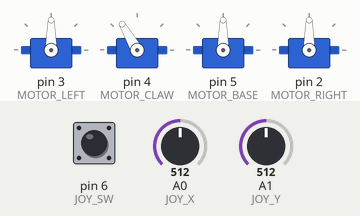
Bench run of a sketch on a simulated Arduino Uno, built with avr-gcc and run on an emulated ATmega328P. Parts: 4 × servo. The inputs (shaded band) are chosen by the test bench; at power-on: A1 (JOY_Y) = 512, A0 (JOY_X) = 512, pin 6 (JOY_SW) HIGH.

Above: at 1.2 s.
1.3 s: A1 (JOY_Y) set to 588
2.8 s: A1 (JOY_Y) set to 618
At 5.0 s:
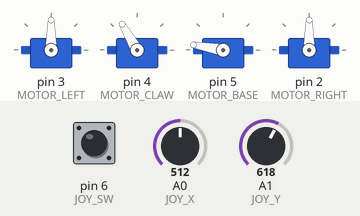
5.8 s: A0 (JOY_X) set to 412
7.3 s: A0 (JOY_X) set to 383
At 8.1 s:
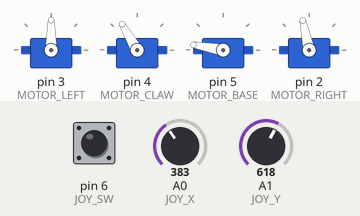
10.3 s: pin 6 (JOY_SW) pulled LOW for 0.15 s
At 10.36 s:
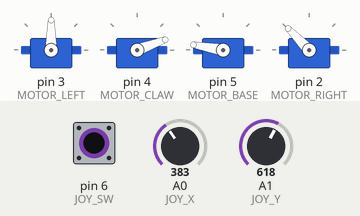
13.3 s: A0 (JOY_X) set to 587
At 13.3 s:
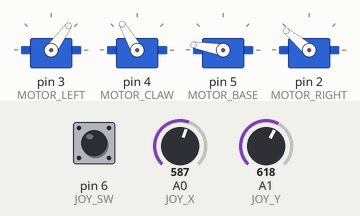
14.8 s: A0 (JOY_X) set to 619
At 15.59 s:
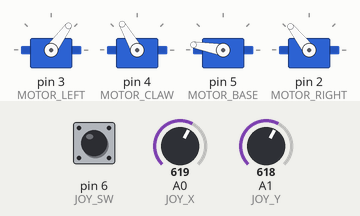
Timing chart, 0 to 18.8 s (numbered marks = the images above; inputs shaded):
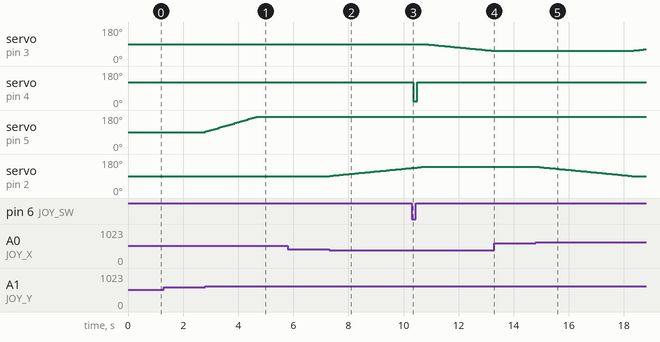

The sketch:

MeArm_1.0.ino
```cpp
#include <Servo.h>

#define JOY_SW      6
#define JOY_Y       A1
#define JOY_X       A0
#define JOY_TL_MAX  600
#define JOY_TL_MIN  400

#define MOTOR_LEFT  3
#define MOTOR_RIGHT 2
#define MOTOR_BASE  5
#define MOTOR_CLAW  4

#define CERRADA     120
#define ABIERTA     20

#define SPEED_ARM   20    // Lower values -> faster
#define SPEED_BASE  50    // Lower values -> faster
#define BASE_MIN    10
#define BASE_MAX    170
#define START_L_ARM 90
#define START_R_ARM 90
#define START_BASE  90
#define END_L_ARM   50
#define END_R_ARM   140


Servo base;
Servo pinca;
Servo bracR;
Servo bracL;
int pos_base = 90;
int pos_rt = 90;
int pos_lt = 90;


void setup(){
  bracL.attach(MOTOR_LEFT);
  pinca.attach(MOTOR_CLAW);
  base.attach(MOTOR_BASE);
  bracR.attach(MOTOR_RIGHT);
  base.write(pos_base);
  pinca.write(CERRADA);
  bracR.write(pos_rt);
  bracL.write(pos_lt);
  pinMode(JOY_SW, INPUT_PULLUP);
  Serial.begin(9600);
}

void loop() {
  //Base-->
  if(analogRead(JOY_Y)>JOY_TL_MAX){
    pos_base = pos_base+3;
      if(pos_base>=BASE_MAX){
      pos_base = BASE_MAX;
      }
    base.write(pos_base);
    delay(SPEED_BASE);
  }

  if(analogRead(JOY_Y)<JOY_TL_MIN){
    pos_base = pos_base-3;
      if(pos_base<=BASE_MIN){
        pos_base = BASE_MIN;
      }
    base.write(pos_base);
    delay(SPEED_BASE);
  }

  //<---Base

  //---------------------------------------------------------------------------
  //Claw
  //---------------------------------------------------------------------------
  if (digitalRead(JOY_SW)==1){
    pinca.write(CERRADA);
  }
  else{
    pinca.write(ABIERTA);
  }
  //Serial.println (digitalRead(JOY_SW));

  //Serial.println (analogRead(JOY_X));

  //---------------------------------------------------------------------------
  //Arm
  //---------------------------------------------------------------------------
  if ( analogRead (JOY_X) > JOY_TL_MAX){
    pos_rt -= 1;
    if (pos_rt <= START_R_ARM) {
      pos_rt = START_R_ARM;
      pos_lt += 1;
      if (pos_lt >= START_L_ARM) pos_lt = START_L_ARM;
    }
  }

  if(analogRead(JOY_X)<JOY_TL_MIN){
    pos_rt += 1;
    if (pos_rt >= END_R_ARM) {
      pos_rt = END_R_ARM;
      pos_lt -= 1;
      if (pos_lt <= END_L_ARM) pos_lt = END_L_ARM;
    }

  }
  //Serial.println (pos_rt);
  bracR.write (pos_rt);
  bracL.write (pos_lt);
  delay(SPEED_ARM);
//<--Braç
}
```

Measured:
- the behaviour switches between 600 and 601 on A1 (JOY_Y) (found by bisection; images 0 and 1)
- the behaviour switches between 400 and 399 on A0 (JOY_X) (found by bisection; images 1 and 2)
- the behaviour switches between 600 and 601 on A0 (JOY_X) (found by bisection; images 4 and 5)
- after the input at 1.3 s, every drawn part: stays the same
- after the input at 2.8 s, servo on pin 5 (MOTOR_BASE): moves from 90° to 170° over 1.8 s, starting at once
- after the input at 5.8 s, every drawn part: stays the same
- after the input at 7.3 s, servo on pin 2 (MOTOR_RIGHT): moves from 90° to 133° over 3.0 s, starting at once
- after the input at 10.3 s, servo on pin 4 (MOTOR_CLAW): 120° → 20° after 0.06 s, → 120° 0.14 s later
- after the input at 13.3 s, servo on pin 3 (MOTOR_LEFT): stays 54° (without the input it goes to 53° after 0.03 s)
- after the input at 14.8 s, servo on pin 3 (MOTOR_LEFT): moves from 54° to 62° over 0.50 s, starting after 3.5 s; servo on pin 2 (MOTOR_RIGHT): moves from 140° to 90° over 3.5 s, starting at once
